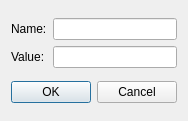
<?xml version="1.0" encoding="UTF-8"?>
<ui version="4.0">
 <class>AddCustomPropertyDialog</class>
 <widget class="QDialog" name="AddCustomPropertyDialog">
  <property name="geometry">
   <rect>
    <x>0</x>
    <y>0</y>
    <width>182</width>
    <height>121</height>
   </rect>
  </property>
  <property name="windowTitle">
   <string>Add Custom Property</string>
  </property>
  <property name="windowIcon">
   <iconset>
    <normaloff>AddCustomProperty.svg</normaloff>AddCustomProperty.svg</iconset>
  </property>
  <layout class="QVBoxLayout" name="verticalLayout">
   <item>
    <layout class="QGridLayout" name="Layout">
     <item row="0" column="0">
      <widget class="QLabel" name="label">
       <property name="text">
        <string>Name:</string>
       </property>
      </widget>
     </item>
     <item row="0" column="1">
      <widget class="QLineEdit" name="Name"/>
     </item>
     <item row="1" column="0">
      <widget class="QLabel" name="label_2">
       <property name="text">
        <string>Value:</string>
       </property>
      </widget>
     </item>
     <item row="1" column="1">
      <widget class="QLineEdit" name="Value"/>
     </item>
    </layout>
   </item>
   <item>
    <widget class="QDialogButtonBox" name="ButtonBox">
     <property name="orientation">
      <enum>Qt::Horizontal</enum>
     </property>
     <property name="standardButtons">
      <set>QDialogButtonBox::Cancel|QDialogButtonBox::Ok</set>
     </property>
    </widget>
   </item>
  </layout>
 </widget>
 <resources/>
 <connections>
  <connection>
   <sender>ButtonBox</sender>
   <signal>accepted()</signal>
   <receiver>AddCustomPropertyDialog</receiver>
   <slot>accept()</slot>
   <hints>
    <hint type="sourcelabel">
     <x>248</x>
     <y>254</y>
    </hint>
    <hint type="destinationlabel">
     <x>157</x>
     <y>274</y>
    </hint>
   </hints>
  </connection>
  <connection>
   <sender>ButtonBox</sender>
   <signal>rejected()</signal>
   <receiver>AddCustomPropertyDialog</receiver>
   <slot>reject()</slot>
   <hints>
    <hint type="sourcelabel">
     <x>316</x>
     <y>260</y>
    </hint>
    <hint type="destinationlabel">
     <x>286</x>
     <y>274</y>
    </hint>
   </hints>
  </connection>
 </connections>
</ui>
